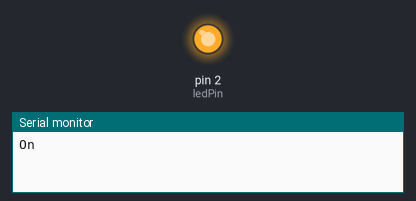
The sketch below on a simulated Arduino Uno, built with avr-gcc and run on an emulated ATmega328P. On the bench: output pins drawn as LEDs (lit = HIGH), the last lines printed to the serial monitor.

Above: at 1.0 s.
At 3.0 s:
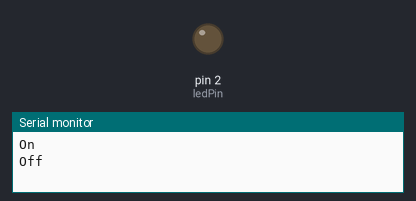
Timing chart, 0 to 5.2 s (numbered marks = the images above):
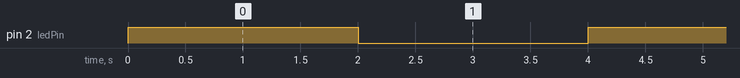

The sketch:

Blinking_LED.ino
```cpp
int ledPin=2;

void setup() {
  pinMode(ledPin, OUTPUT);
  Serial.begin(9600);
}

void loop() {
  // put your main code here, to run repeatedly:
  digitalWrite(ledPin, HIGH);
  Serial.println("On");
  delay(2000);
  digitalWrite(ledPin, LOW);
  Serial.println("Off");
  delay(2000);
}
```

Measured:
- by itself, pin 2 (ledPin): alternates HIGH for 2.0 s and LOW for 2.0 s
